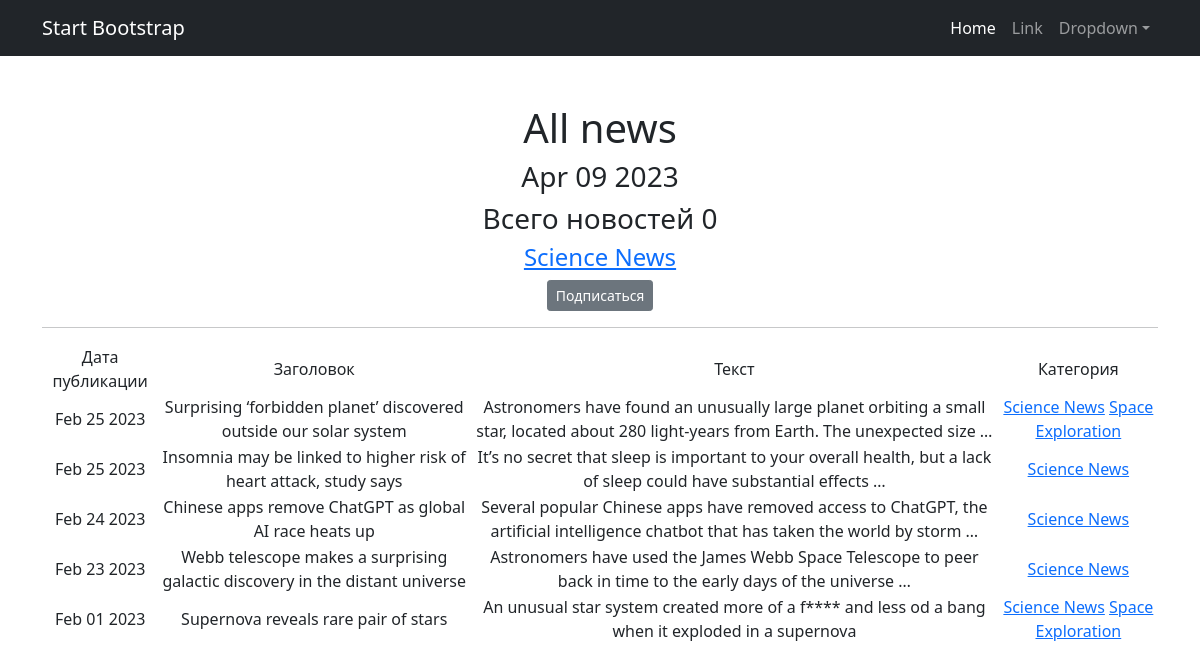
Screenshot of /news/categories/1 with the database file from the repository.
### news_portal/models.py (models this page shows, shortened)
class Category(models.Model):
    name = models.CharField(max_length=255, unique=True)
    subscribers = models.ManyToManyField(User, related_name='categories')
    def __str__(self):
      return self.name.title()

class Post(models.Model):
    news = "NS"
    article = "AC"
    TYPE = [
        (news, 'News'),
        (article, 'Article')
    ]
    author = models.ForeignKey("Author", on_delete=models.CASCADE)
    type = models.CharField(max_length=2, choices=TYPE, default=news)
    post_time_in = models.DateTimeField(auto_now_add=True)
    category = models.ManyToManyField("Category", through="PostCategory")
    title = models.CharField(max_length=255)
    post_text = models.TextField()
    post_rating = models.FloatField(default=0.0)

### news_portal/views.py (the view)
# urls.py: path('categories/<int:pk>', CategoryListView.as_view(), name='category-list'),
class CategoryListView(ListView):
    model = Post
    template_name = 'category_list.html'
    context_object_name = 'category_news_list'
    def get_queryset(self):
        self.category = get_object_or_404(Category, id=self.kwargs['pk'])
        queryset = Post.objects.filter(category=self.category).order_by('-post_time_in')
        return queryset
    def get_context_data(self, **kwargs):
        context = super().get_context_data(**kwargs)
        context['is_not_subscriber'] = self.request.user not in self.category.subscribers.all()
        context['category'] = self.category
        return context

### news_portal/templatetags/news_filters.py (called while the page is built)
@register.filter()
def cenzor(value):
    mat = ['idiot', 'fizz', 'nasty', 'euro']
    word = ''
    text = value.split()
    for i in range(len(text)):
        for j in mat:
            if j in text[i].lower():
                for c in (text[i]):
                    word += '*' if c.isalpha() else c
                    text[i] = text[i][0] + word
    return ' '.join(text)

### news_portal/templatetags/news_tags.py (called while the page is built)
@register.simple_tag()
def current_time(format_string='%b %d %Y'):
   return datetime.utcnow().strftime(format_string)

### templates/category_list.html (shortened to what this page needs)
{% extends 'flatpages/default.html' %}
{% load news_filters %}
{% load news_tags %}
{% block content %}
    <h1>All news</h1>
    <h3>{% current_time '%b %d %Y' %}</h3>
    <h3>Всего новостей {{ news | length }}</h3>
    <h4><a href="categories/{{ category.id }}" >{{category}}</a></h4>
    <form action="" method="get">
        {% if is_not_subscriber %}
          <p class="text-center"><a href="{% url 'subscribe' category.id %}" class="btn btn-secondary btn-sm">Подписаться</a></p>
        {% endif %}
    </form>
    <hr>
    {% if category_news_list %}
       <table>
           <tr>
               <td>Дата публикации</td>
               <td>Заголовок</td>
               <td>Текст</td>
               <td>Категория</td>
           </tr>
           {% for post in category_news_list %}
           <tr>
               <td>{{ post.post_time_in | date:'M d Y' }}</td>
               <td>{{ post.title | cenzor }}</td>
               <td>{{ post.post_text | truncatewords:20 | cenzor }}</td>
               <td>{% for category in post.category.all %}
                <a href="categories/{{ category.id }}">{{category}}</a>
                {% endfor %}
                </td>
           </tr>
           {% endfor %}
       </table>
   {% else %}
       <h2>Актульных новостей нет</h2>
   {% endif %}
{% endblock content %}

### rows the page displays
Category: name "Science News"
Post: post_time_in "Feb 25 2023", title|cenzor "Surprising ‘forbidden planet’ discovered outside our solar system", post_text|cenzor "Astronomers have found an unusually large planet orbiting a small star, located about 280 light-years from Earth. The unexpected size …"
Category: name "Space Exploration"
Post: post_time_in "Feb 25 2023", title|cenzor "Insomnia may be linked to higher risk of heart attack, study says", post_text|cenzor "It’s no secret that sleep is important to your overall health, but a lack of sleep could have substantial effects …"
Post: post_time_in "Feb 24 2023", title|cenzor "Chinese apps remove ChatGPT as global AI race heats up", post_text|cenzor "Several popular Chinese apps have removed access to ChatGPT, the artificial intelligence chatbot that has taken the world by storm …"
Post: post_time_in "Feb 23 2023", title|cenzor "Webb telescope makes a surprising galactic discovery in the distant universe", post_text|cenzor "Astronomers have used the James Webb Space Telescope to peer back in time to the early days of the universe …"
Post: post_time_in "Feb 01 2023", title|cenzor "Supernova reveals rare pair of stars", post_text|cenzor "An unusual star system created more of a f**** and less od a bang when it exploded in a supernova"

### other values shown
{{ news | length }} "0"
